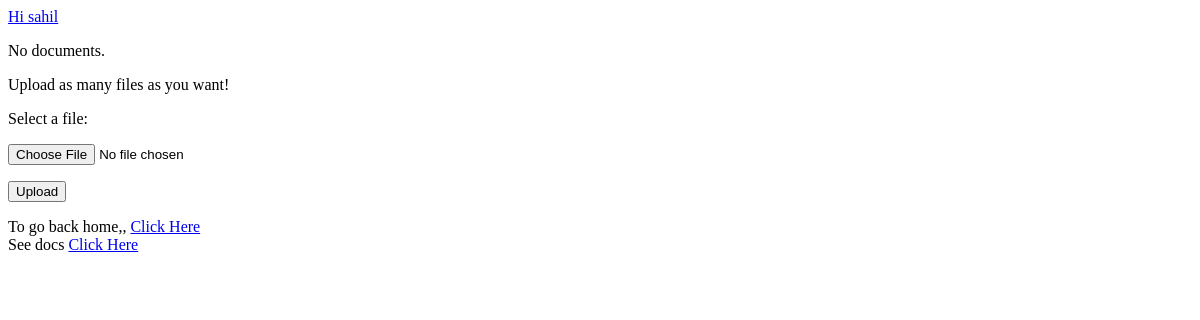
The page /myapp/ (signed in) on the database as committed earlier.
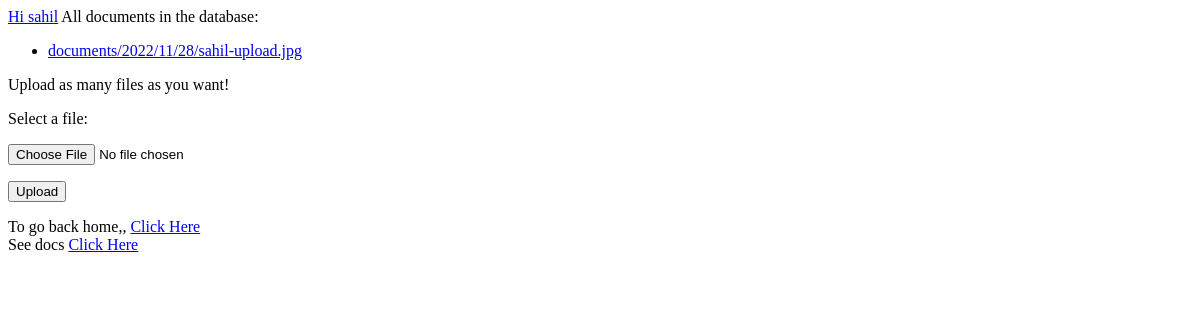
The same page on the database as committed later.
### myapp/models.py (models this page shows)
class Document(models.Model):
    user = models.ForeignKey(User, null = True, on_delete = models.SET_NULL)
    docfile = models.FileField(upload_to='documents/%Y/%m/%d')

### myapp/views.py (the view)
# urls.py: path('', my_view, name='my-view'),
def my_view(request):
    print(f"Great! You're using Python 3.6+. If you fail here, use the right version.")
    message = 'Upload as many files as you want!'
    if request.user.is_authenticated:
        if request.method == 'POST':
            form = DocumentForm(request.POST, request.FILES)
            form.user = request.user
            if form.is_valid():
                newdoc = Document(docfile=request.FILES['docfile'])
                newdoc.user = request.user;
                newdoc.save()
                return redirect('my-view')
            else:
                message = 'The form is not valid. Fix the following error:'
        else:
            form = DocumentForm()  # An empty, unbound form
    if request.user.is_authenticated:
        documents = Document.objects.filter(user=request.user)
        context = {'documents': documents, 'form': form, 'message': message}
        return render(request, 'list.html', context)
    else:
        return render(request, 'list.html', {'message': message})

### myapp/forms.py
class DocumentForm(forms.Form):
    docfile = forms.FileField(label='Select a file')

### myapp/templates/list.html (shortened to what this page needs)
<!DOCTYPE html>
<html>
    <head>
    </head>
    <body>
        <a href="#">Hi {{user.username}}</a>
        {% if documents %}
            All documents in the database:
            <ul>
                {% if user.is_authenticated %}
                    {% for document in documents %}
                        {% if document.user == request.user %}
                            <li><a href="{{ document.docfile.url }}">{{ document.docfile.name }}</a></li>
                        {% endif %}
                    {% endfor %}
                {% endif %}
            </ul>
        {% else %}
            <p>No documents.</p>
        {% endif %}
        <form action="{% url "my-view" %}" method="post" enctype="multipart/form-data">
            {{ message }}
            <p>{{ form.docfile.label_tag }} {{ form.docfile.help_text }}</p>
            <p>
                {{ form.docfile }}
            </p>
            <p><input type="submit" value="Upload"/></p>
        </form>
        <div>To go back home,, <a href="{% url 'authApp:home' %}">Click Here</a></div>
        <div>See docs  <a href="{% url 'docsls' %}">Click Here</a></div>
    </body>
</html>

Rows that differ between the two databases and show on the page:
added Document: docfile.name "documents/2022/11/28/sahil-upload.jpg"
Other text that changed with them:
text no longer shown: "No documents."
text now shown: "All documents in the database:"
